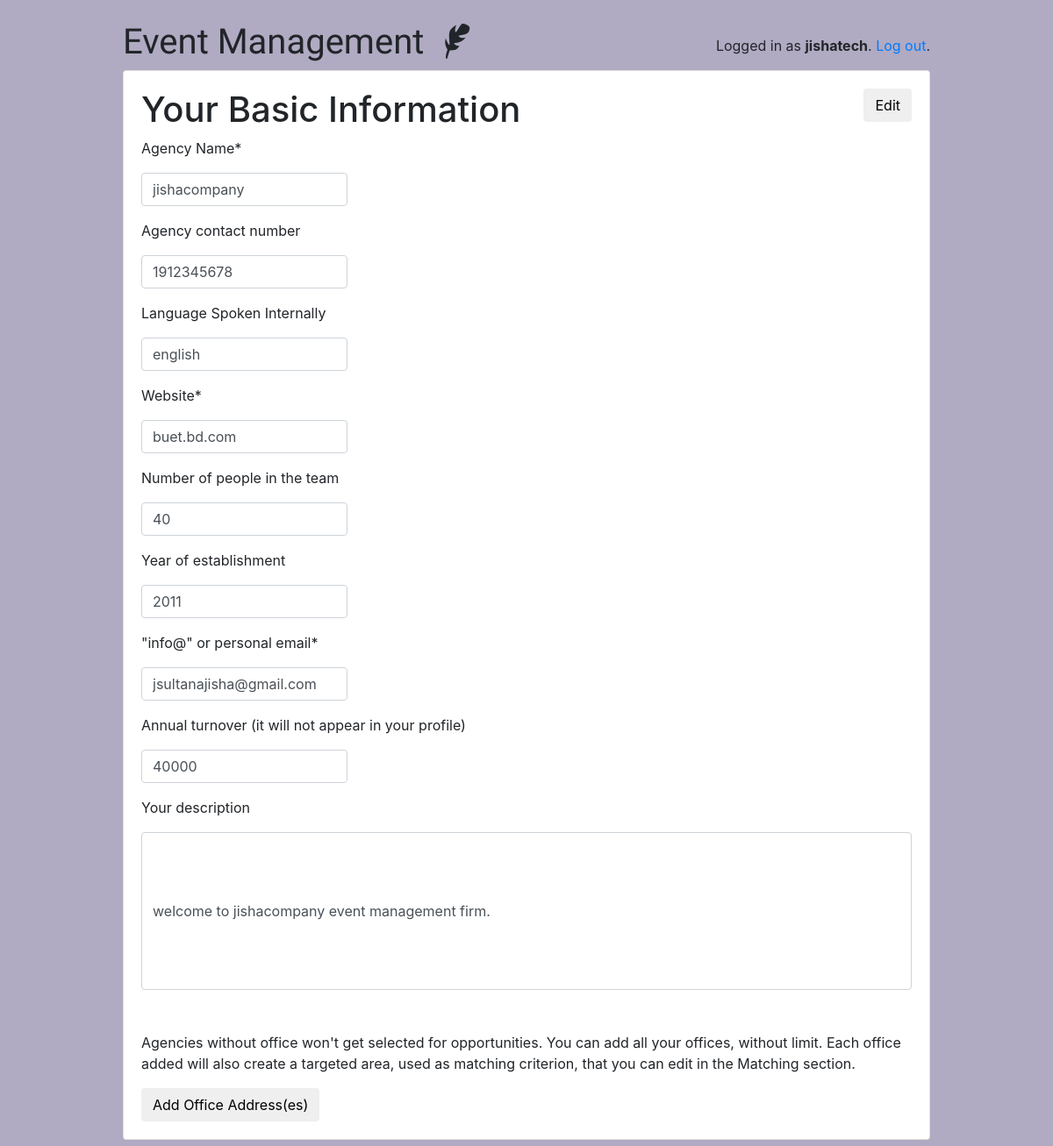
The app's page /agency/profile/profile_success/ (signed in) with its own data.
### reg_group/models.py (models this page shows)
class User(AbstractUser):
    is_client = models.BooleanField(default=False)
    is_agency = models.BooleanField(default=False)
    is_vendor = models.BooleanField(default=False)
    email = models.EmailField(max_length=255, default=None, blank=True, null=True)

### agency/models.py (models this page shows)
class Agency(models.Model):
    agent_username = models.CharField(max_length=255, unique=True, default="", blank=True, null=True)
    agent_email = models.EmailField(max_length=255, default="", blank=True, null=True)
    agency_company_name = models.CharField(max_length=255, default="", blank=True, null=True)
    agency_company_website = models.CharField(max_length=255, default="", blank=True, null=True)
    agency_establish_time = models.IntegerField(default="", blank=True, null=True)
    agency_employee_number = models.IntegerField(default="", blank=True, null=True)
    agency_annual_turnover = models.IntegerField(default="", blank=True, null=True)
    agency_member_type = models.CharField(max_length=255, default="", blank=True, null=True)
    agency_description = models.CharField(max_length=2083, default="", blank=True, null=True)
    agency_logo = models.ImageField(upload_to='images/', default="", blank=True, null=True)
    agency_language = models.CharField(max_length=255, default="", blank=True, null=True)
    agency_contact_number = models.IntegerField(default="", blank=True, null=True)
    agency_studio_size = models.CharField(max_length=255, default=None, blank=True, null=True)
    date_added = models.DateTimeField(default=datetime.now, blank=True)
    objects = AgencyManager()

### agency/views.py (the view)
# urls.py: path('profile_success/', agency_success, name='agency_success'),
def agency_success(request):
    value = Agency.objects.filter(agent_username=request.user.username).order_by('-id')[0]
    return render(request, 'agency_post.html', {'value': value}, )

### agency/models.py (called while the page is built)
    def get_queryset(self):
        return AgencyQuerySet(self.model, using=self._db)

### agency/templates/agency_post.html (shortened to what this page needs)
{% extends "base.html" %}
{% block content %}
        <a href="{% url 'edit_post' %}">
            <button type="button" class="btn btn-default" style="float: right;">
                Edit
            </button>
        </a>
        <h1>Your Basic Information</h1>
        <td>
            <p>Agency Name*</p>
            <input type="text" name="agency_company_name" class="form-control" placeholder="Desired agency name"
                   style="width:235px;" value="{{ value.agency_company_name }}">
        </td>
        <td>
            <p>Agency contact number</p>
            <input type="text" name="agency_contact_number" class="form-control" placeholder="Agency contact number"
                   style="width:235px;" value="{{ value.agency_contact_number }}">
        </td>
        <td>
            <p>Language Spoken Internally</p>
            <input type="text" name="agency_language" class="form-control" placeholder="Desired internal language"
                   style="width:235px;" value="{{ value.agency_language }}">
        </td>
        <td>
            <p>Website*</p>
            <input type="text" name="agency_company_website" class="form-control" placeholder="Desired website"
                   style="width:235px;" value="{{ value.agency_company_website }}">
        </td>
        <td>
            <p>Number of people in the team</p>
            <input type="text" name="agency_employee_number" class="form-control" placeholder="Desired employee number"
                   style="width:235px;" value="{{ value.agency_employee_number }}">
        </td>
        <td>
            <p>Year of establishment</p>
            <input type="text" name="agency_establish_time" class="form-control" placeholder="Year of establishment"
                   style="width:235px;" value="{{ value.agency_establish_time }}">
        </td>
        <td>
            <p>"info@" or personal email*</p>
            <input type="text" name="agent_email" class="form-control" placeholder="Personal email"
                   style="width:235px;" value="{{ value.agent_email }}">
        </td>
        <td>
            <p>Annual turnover (it will not appear in your profile)</p>
            <input type="text" name="agency_annual_turnover" class="form-control" placeholder="Annual turnover"
                   style="width:235px;" value="{{ value.agency_annual_turnover }}">
        </td>
        <td>
            <p>Your description</p>
            <input type="text" name="agency_description" class="form-control" placeholder="Tell client about your agency"
                   style="height:180px;" value="{{ value.agency_description }}">
        </td>
        <br>
            <p>
            <br>
            Agencies without office won't get selected for opportunities. You can add all your offices, without limit. Each office added will also create a targeted area, used as matching criterion, that you can edit in the Matching section.</p>
        <a href="{% url 'agency_contact_success' %}">
            <button type="button" class="btn btn-default" style="float: left;">
                Add Office Address(es)
            </button>
        </a>
{% endblock %}

### templates/base.html (shortened to what this page needs)
<!doctype html>
{% load static %}
<html lang="en">
  <head>
    <link rel="stylesheet" href="https://maxcdn.bootstrapcdn.com/bootstrap/4.0.0/css/bootstrap.min.css">
    <link rel="stylesheet" type="text/css" href="{% static 'vendor/fontello-2f186091/css/fontello.css' %}">
    <link rel="stylesheet" type="text/css" href="{% static 'css/app.css' %}">
    {% if user.is_authenticated and user.is_agency %}
      <link rel="stylesheet" type="text/css" href="{% static 'css/agency.css' %}">
    {% elif user.is_authenticated and user.is_vendor %}
      <link rel="stylesheet" type="text/css" href="{% static 'css/vendor.css' %}">
    {% else %}
      <link rel="stylesheet" type="text/css" href="{% static 'css/client.css' %}">
    {% endif %}
  </head>
  <body>
    <div class="container my-4">
      <div class="row justify-content-center">
        <div class="col-md-10 col-sm-12">
          <div class="row">
            <div class="col-6">
              <h1 class="logo">
                <a href="{% url 'home' %}">
                  Event Management
                  {% if user.is_authenticated %}
                    {% if user.is_agency %}
                      <span class="icon-feather" data-toggle="tooltip" data-placement="right" title="Agency profile"></span>
                    {% elif user.is_vendor %}
                      <span class="icon-feather" data-toggle="tooltip" data-placement="right" title="Vendor profile"></span>
                    {% else %}
                      <span class="icon-graduation-cap" data-toggle="tooltip" data-placement="right" title="Client profile"></span>
                    {% endif %}
                  {% endif %}
                </a>
              </h1>
            </div>
            <div class="col-6 text-right">
              {% if user.is_authenticated %}
                <p class="pt-3">Logged in as <strong>{{ user.username }}</strong>. <a href="{% url 'logout' %}">Log out</a>.</p>
              {% else %}
                <a href="{% url 'login' %}" class="btn btn-light" role="button">Log in</a>
                <a href="{% url 'signup' %}" class="btn btn-primary" role="button">Sign up</a>
              {% endif %}
            </div>
          </div>
          <div class="card mb-3">
            <div class="card-body">
              {% block content %}
              {% endblock %}
            </div>
          </div>
        </div>
      </div>
    </div>
  </body>
</html>

### static/css/app.css (style rules this page uses)
.logo { font-family: 'Clicker Script', cursive; }
.logo a { color: #212529; text-decoration: none; }

### static/css/agency.css (style rules this page uses)
body { background-color: #b0aac2; }

### records on screen
User: username "jishatech"
Agency: agency_company_name "jishacompany", agency_contact_number "1912345678", agency_language "english", agency_company_website "buet.bd.com", agency_employee_number "40", agency_establish_time "2011", agent_email "jsultanajisha@gmail.com", agency_annual_turnover "40000", agency_description "welcome to jishacompany event management firm."
